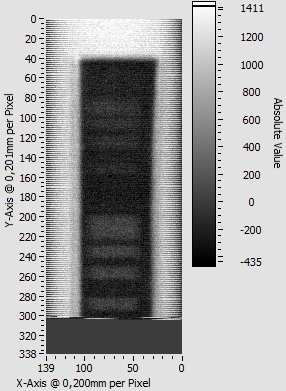
#> input picture 3B_900k.jpg, 286 x 391 px
$ jupyter execute 'edge detection.ipynb'
#> lines starting #> are read from the running program, lines starting #| are printed output that depends on the picture
[cell 1]
import skimage
from skimage import io
from skimage import data, color
from skimage.filters import roberts,sobel

import numpy as np
import matplotlib.pyplot as plt

#for canny
from skimage.feature import canny
from skimage.draw import polygon

[cell 2]
#importing image
testImage = skimage.io.imread("./3B_900k.jpg", as_gray=True)
#> testImage: shape (391, 286) float64; min 0, max 0.992, mean 0.653
plt.imshow(testImage ,cmap="gray", interpolation="nearest")
plt.xticks([])
plt.yticks([])

[cell 3]
#roberts edge detector
testImage_edge_roberts = roberts(testImage)
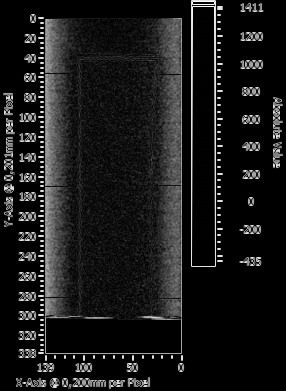
#> testImage_edge_roberts: shape (391, 286) float64; min 0, max 0.989, mean 0.103
plt.imshow(testImage_edge_roberts ,cmap="gray", interpolation="nearest")
plt.xticks([])
plt.yticks([])

[cell 4]
#sobels edge detector
testImage_edge_sobel = sobel(testImage)
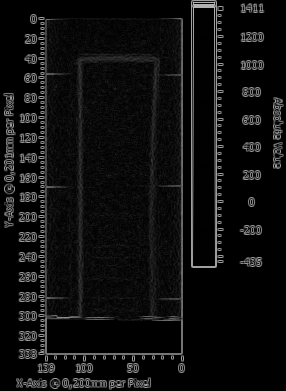
#> testImage_edge_sobel: shape (391, 286) float64; min 0, max 0.74, mean 0.0596
plt.imshow(testImage_edge_sobel ,cmap="gray", interpolation="nearest")
plt.xticks([])
plt.yticks([])

[cell 5]
#canny edge detection
testImage_edge_canny = canny(testImage,sigma= 1.21)
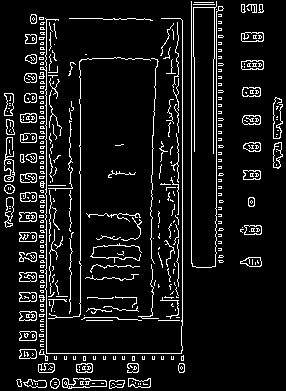
#> testImage_edge_canny: shape (391, 286) bool; 8.7% white in thin lines or dots
plt.imshow(testImage_edge_canny ,cmap="gray", interpolation="nearest")
plt.xticks([])
plt.yticks([])

$ run again, with 143800_#__f2 700,10kHz 10,0dB Rotated @ 89,50° CPA.jpg copied over 3B_900k.jpg
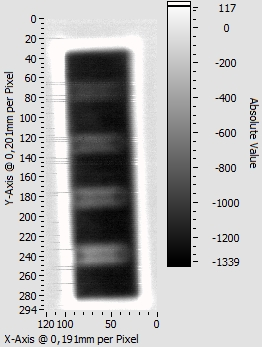
#> input picture 143800_#__f2 700,10kHz 10,0dB Rotated @ 89,50° CPA.jpg, 262 x 347 px
#> `testImage_edge_sobel = sobel(testImage)`:
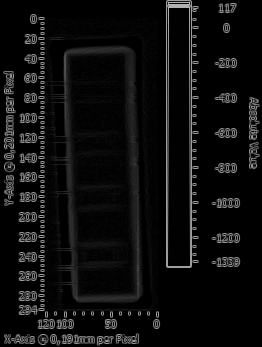
#> testImage_edge_sobel: shape (347, 262) float64; min 0, max 0.741, mean 0.0547
#> `testImage_edge_canny = canny(testImage,sigma= 1.21)`:
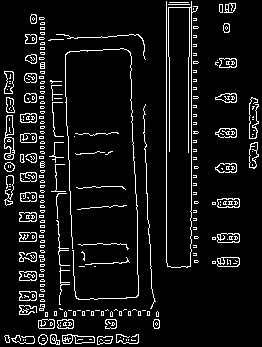
#> testImage_edge_canny: shape (347, 262) bool; 7.7% white in thin lines or dots
